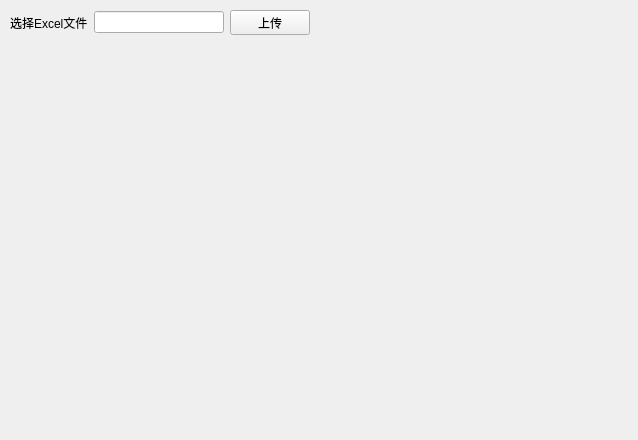
<?xml version="1.0" encoding="UTF-8"?>
<ui version="4.0">
 <class>Form</class>
 <widget class="QWidget" name="Form">
  <property name="geometry">
   <rect>
    <x>0</x>
    <y>0</y>
    <width>638</width>
    <height>440</height>
   </rect>
  </property>
  <property name="windowTitle">
   <string>Form</string>
  </property>
  <widget class="QWidget" name="">
   <property name="geometry">
    <rect>
     <x>10</x>
     <y>10</y>
     <width>300</width>
     <height>25</height>
    </rect>
   </property>
   <layout class="QHBoxLayout" name="horizontalLayout">
    <item>
     <widget class="QLabel" name="label">
      <property name="text">
       <string>选择Excel文件</string>
      </property>
     </widget>
    </item>
    <item>
     <widget class="QLineEdit" name="lineEdit"/>
    </item>
    <item>
     <widget class="QPushButton" name="button">
      <property name="text">
       <string>上传</string>
      </property>
     </widget>
    </item>
   </layout>
  </widget>
 </widget>
 <resources/>
 <connections/>
</ui>
